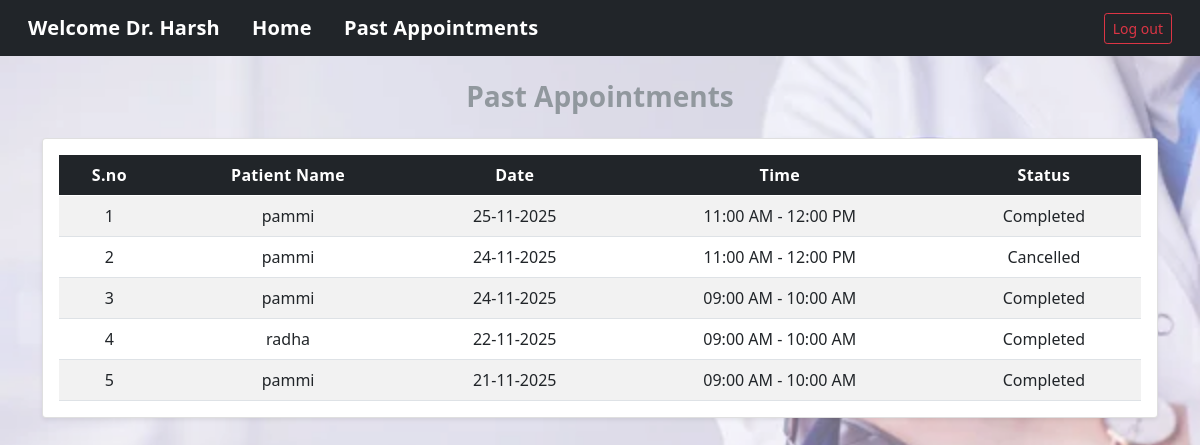
Page /doctor/2/appointments/past on the committed database.
### models.py (models this page shows)
class Doctor(db.Model):
    __tablename__ = "doctor"
    id = db.Column(db.Integer, primary_key=True)
    email = db.Column(db.String(120), unique=True, nullable=False)
    username = db.Column(db.String(80), unique=True, nullable=False)
    name = db.Column(db.String(80), nullable=False)
    password = db.Column(db.String(255), nullable=False)
    description = db.Column(db.Text, nullable=False)
    experience = db.Column(db.Integer, nullable=False)
    is_blacklisted = db.Column(db.Boolean, default=False, nullable=False)
    department_id = db.Column(db.Integer, db.ForeignKey("department.id"), nullable=False)
    availabilities = db.relationship("Availability", backref="doctor", lazy=True)
    appointments = db.relationship("Appointment", backref="doctor", lazy=True)

class Appointment(db.Model):
    __tablename__ = "appointment"
    id         = db.Column(db.Integer, primary_key=True)
    patient_id = db.Column(db.Integer, db.ForeignKey("patient.id"), nullable=False, index=True)
    doctor_id  = db.Column(db.Integer, db.ForeignKey("doctor.id"),  nullable=False, index=True)
    date       = db.Column(db.Date,  nullable=False, index=True)
    start_time = db.Column(db.Time,  nullable=False)
    end_time   = db.Column(db.Time,  nullable=False)
    status     = db.Column(db.String(20), default="Booked")  # Booked / Completed / Cancelled / Not Visited
    notes      = db.Column(db.Text)
    diagnosis    = db.Column(db.Text)
    prescription = db.Column(db.Text)
    medicine     = db.Column(db.Text)

class Patient(db.Model):
    __tablename__ = "patient"
    id = db.Column(db.Integer, primary_key=True)
    email = db.Column(db.String(120), unique=True, nullable=False)
    username = db.Column(db.String(80), unique=True, nullable=False)
    name = db.Column(db.String(80), nullable=False)
    password = db.Column(db.String(255), nullable=False)
    age = db.Column(db.Integer, nullable=False)
    gender = db.Column(db.String(10), nullable=False)
    is_blacklisted = db.Column(db.Boolean, default=False, nullable=False)
    appointments = db.relationship("Appointment", backref="patient", lazy=True)

### app.py (the view)
@app.route("/doctor/<int:doctor_id>/appointments/past")
def doctor_past_appointments(doctor_id):
    doctor = Doctor.query.get_or_404(doctor_id)
    if doctor.is_blacklisted:
        session.clear()
        flash("Your account has been disabled. Please contact admin.", "danger")
        return redirect("/login")
    today = date.today()
    completed_and_cancelled = (
        Appointment.query
        .filter(Appointment.doctor_id == doctor_id)
        .filter(Appointment.status.in_(["Completed", "Cancelled"]))
        .order_by(Appointment.date.desc(), Appointment.start_time.desc())
        .all()
    )
    past_booked = (
        Appointment.query
        .filter(Appointment.doctor_id == doctor_id)
        .filter(Appointment.status == "Booked")
        .filter(Appointment.date < today)
        .order_by(Appointment.date.desc(), Appointment.start_time.desc())
        .all()
    )
    appointments = completed_and_cancelled + past_booked
    return render_template(
        "doctor_past_appointments.html",
        doctor=doctor,
        appointments=appointments,
        current_date=today
    )

### templates/doctor_past_appointments.html (shortened to what this page needs)
<!DOCTYPE html>
<html lang="en">
<head>
  <link rel="stylesheet" href="/static/css/style.css" />
  <link href="https://cdn.jsdelivr.net/npm/bootstrap@5.0.2/dist/css/bootstrap.min.css" rel="stylesheet" />
</head>
<body class="bg-light">
<nav class="navbar navbar-dark bg-dark px-3">
  <div class="container-fluid d-flex justify-content-between align-items-center">
    <div class="d-flex align-items-center gap-3">
      <span class="navbar-brand fw-bold">Welcome Dr. {{ doctor.name }}</span>
      <a href="/doctor/{{ doctor.id }}/dashboard" class="navbar-brand">Home</a>
      <a href="/doctor/{{ doctor.id }}/appointments/past" class="navbar-brand">Past Appointments</a>
    </div>
    <form action="/logout" method="post" class="mb-0">
      <button type="submit" class="btn btn-outline-danger btn-sm">Log out</button>
    </form>
  </div>
</nav>
<div class="text-center my-4">
  <h3 class="fw-bold text-secondary">Past Appointments</h3>
</div>
<div class="container mb-5">
  <div class="card shadow-sm">
    <div class="card-body">
      <div class="table-responsive">
        <table class="table table-striped table-hover align-middle text-center mb-0">
          <thead class="table-dark">
            <tr>
              <th>S.no</th>
              <th>Patient Name</th>
              <th>Date</th>
              <th>Time</th>
              <th>Status</th>
            </tr>
          </thead>
          <tbody>
          {% if appointments %}
            {% for appt in appointments %}
            <tr>
              <td>{{ loop.index }}</td>
              <td>{{ appt.patient.username }}</td>
              <td>{{ appt.date.strftime("%d-%m-%Y") }}</td>
              <td>{{ appt.start_time.strftime("%I:%M %p") }} - {{ appt.end_time.strftime("%I:%M %p") }}</td>
              <td>
                {% if appt.status == 'Completed' %}
                  Completed
                {% elif appt.status == 'Cancelled' %}
                  Cancelled
                {% elif appt.status == 'Booked' and appt.date < current_date %}
                  Not Visited
                {% else %}
                  {{ appt.status }}
                {% endif %}
              </td>
            </tr>
            {% endfor %}
          {% else %}
            <tr>
              <td colspan="5" class="text-muted">No past appointments.</td>
            </tr>
          {% endif %}
          </tbody>
        </table>
      </div>
    </div>
  </div>
</div>
</body>
</html>

### static/css/style.css (style rules this page uses)
body { background: url('/static/images/hosp.jpg') no-repeat center center fixed; background-size: cover; font-family: Arial, Helvetica, sans-serif; min-height: 100vh; color: #212529; }
body::before { content: ""; position: fixed; inset: 0; background: rgba(255, 255, 255, 0.25); pointer-events: none; }
.card { border-radius: 12px; box-shadow: 0 6px 18px rgba(0,0,0,0.08); }
.form-control, .form-select, .btn { border-radius: 10px; }
.navbar .navbar-brand { font-weight: 600; letter-spacing: 0.2px; }
.table thead.table-dark th { letter-spacing: 0.3px; }

### rows in the picture
Doctor: name "Harsh"
Appointment: patient.username "pammi", date "25-11-2025", start_time "11:00 AM", end_time "12:00 PM", status "Completed"
Appointment: patient.username "pammi", date "24-11-2025", start_time "11:00 AM", end_time "12:00 PM", status "Cancelled"
Appointment: patient.username "pammi", date "24-11-2025", start_time "09:00 AM", end_time "10:00 AM", status "Completed"
Appointment: patient.username "radha", date "22-11-2025", start_time "09:00 AM", end_time "10:00 AM", status "Completed"
Appointment: patient.username "pammi", date "21-11-2025", start_time "09:00 AM", end_time "10:00 AM", status "Completed"
